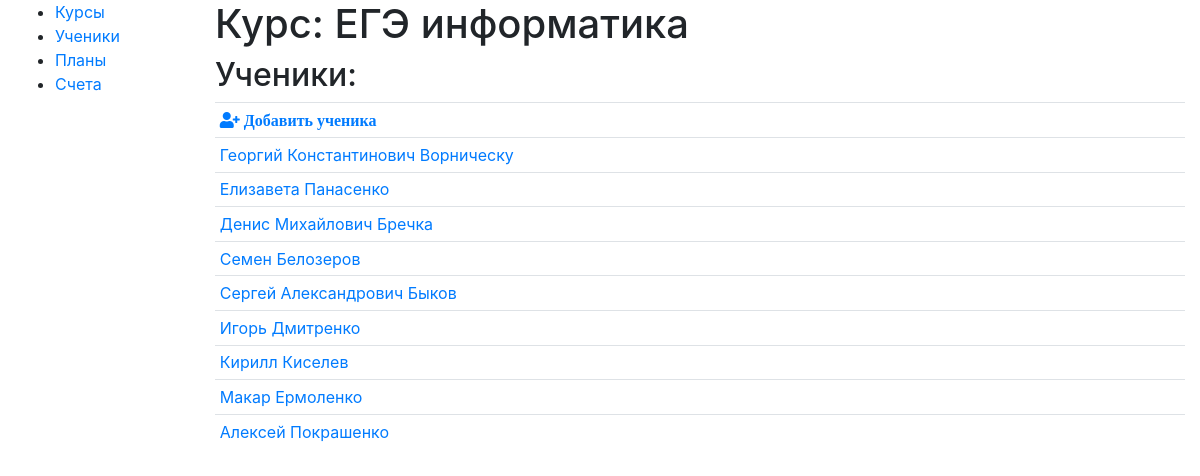
The app's page /db/students/4/, older data.
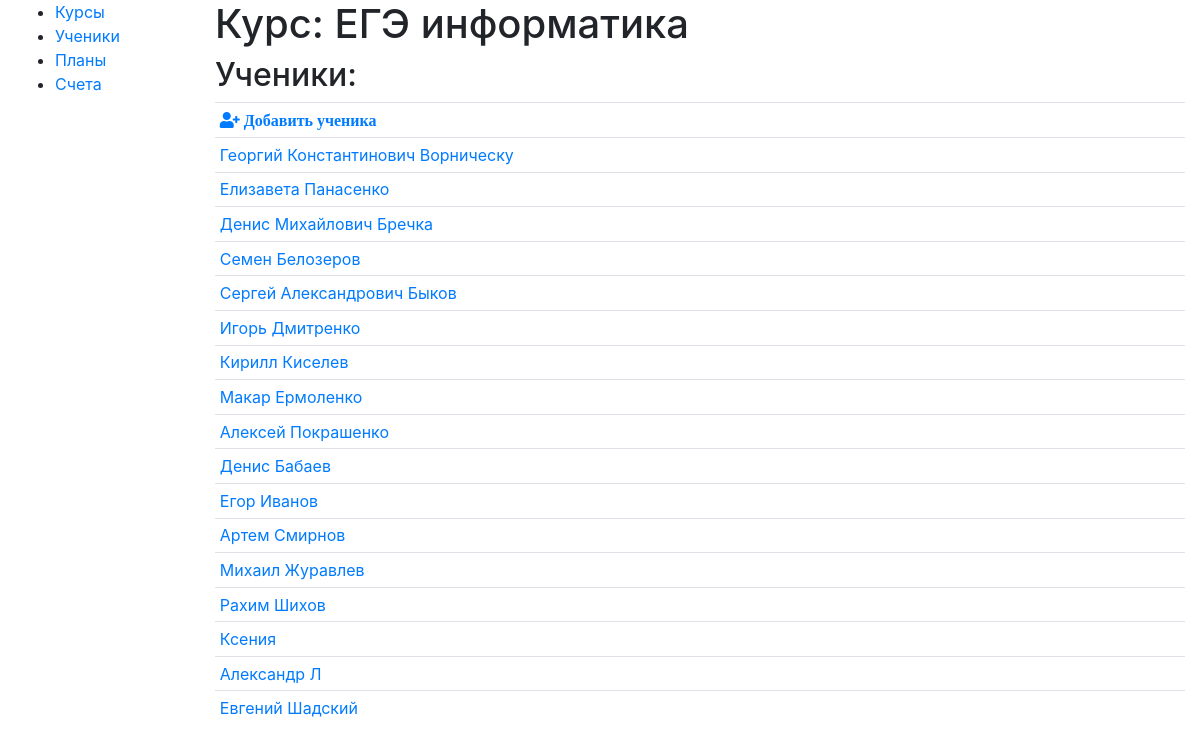
The same page, newer data.
### db/dbModels/Human.py (models this page shows)
class Human(models.Model):
	STAT=[
		('STUDENT','Ученик'),
		('PARENT','Родитель'),
		('OTHER','Другое')
	]
	first_name = models.CharField(
		max_length=20,
		verbose_name = 'Имя'
	)
	last_name = models.CharField(
		max_length=20,
		verbose_name = 'Фамилия',
		blank=True
	)
	middle_name = models.CharField(
		max_length=20,
		verbose_name = 'Отчество',
		blank=True
	)
	child= models.ForeignKey(
		"self",
		on_delete=models.CASCADE,
		null=True,
		blank=True,
		verbose_name = 'Ребенок'
	)
	status=models.CharField(
        max_length=10,
		choices=STAT,
		verbose_name = 'Тип',
        default='STUDENT',
		blank=True
    )
	description=models.TextField(
		verbose_name = 'Описание',
		blank=True
	)
	class Meta:
		managed = True
		verbose_name = 'Человек'
		verbose_name_plural = 'Люди'
	def __str__(self):
		fio=self.first_name+' '
		if (self.middle_name): fio+=self.middle_name+' '
		fio+=self.last_name
		return fio

### db/views.py (the view)
# urls.py: path('students/<int:cid>/', views.showStudents, name='showStudents'),
def showStudents(request,cid):
	cr=Course.objects.get(id=cid)
	dest=Distribution.objects.filter(course=cr)
	students=[]
	for d in dest:
		students.append(d.student)
	return render(
		request,
		'show_students.html',
		context={'students':students, 'course':cr}
	)

### db/dbModels/Course.py (called while the page is built)
	def __str__(self):
		return self.name

### db/templates/show_students.html
{% extends "base.html" %}
{% block content %}
	<h1>Курс: {{course}}</h1>
	<h2>Ученики:</h2>
	<form method="POST" class="post-form">{% csrf_token %}
	<table class="table table-sm">
		<td  class="col-sm-1">
			<a href="{%url 'addStudent' sid=0%}">
				<span class="fas fa-user-plus">
						Добавить ученика
				</span>
			</a>
		</td>
		{%for s in students%}
			<tr>
				<td><a href="{%url 'showStudentProgress' sid=s.id%}">{{s}}</td>
			</tr>
			{% endfor %}
	</table>
	</form>
{% endblock %}

Row changes from the older to the newer data that the page shows:
added Human: first_name+middle_name+last_name "Денис Бабаев"
added Human: first_name+middle_name+last_name "Егор Иванов"
added Human: first_name+middle_name+last_name "Артем Смирнов"
added Human: first_name+middle_name+last_name "Михаил Журавлев"
added Human: first_name+middle_name+last_name "Рахим Шихов"
added Human: first_name+middle_name+last_name "Ксения"
added Human: first_name+middle_name+last_name "Александр Л"
added Human: first_name+middle_name+last_name "Евгений Шадский"
